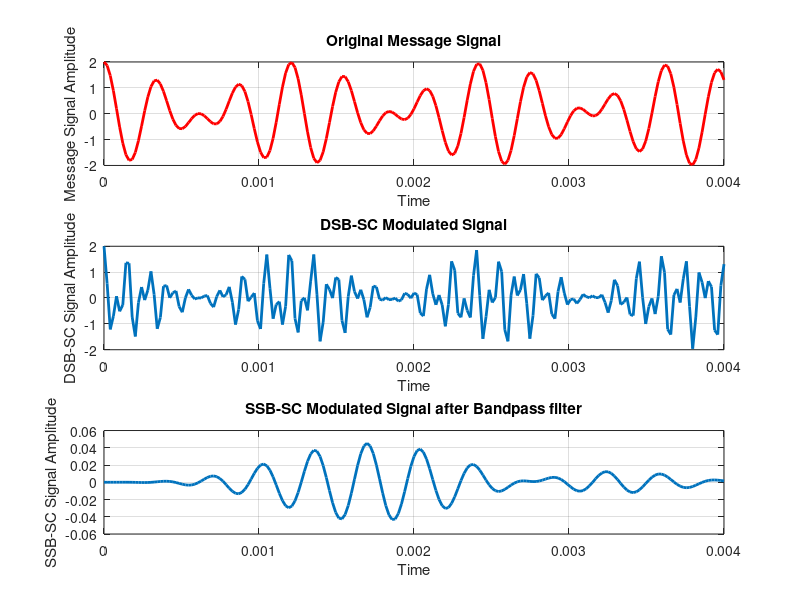
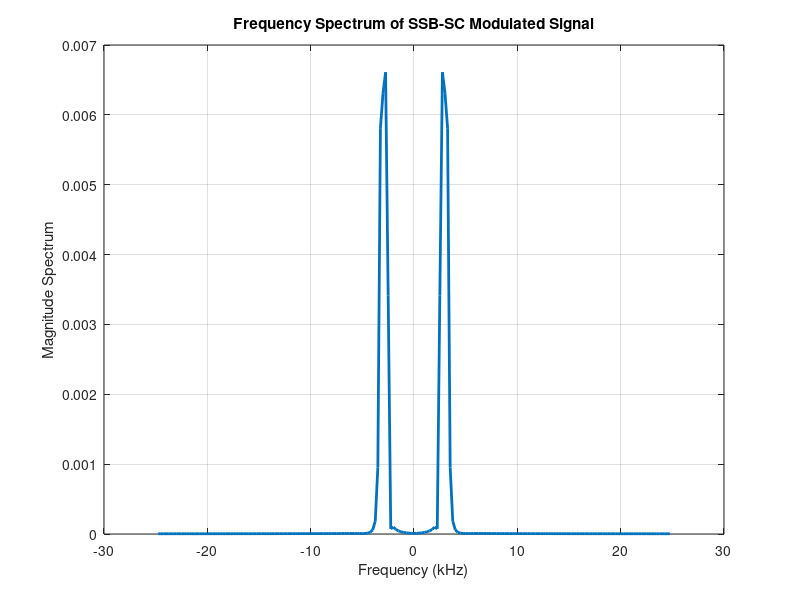

MATLAB code for these plots, in order:
clc; clear all; close all;
% Parameters
fm1 = 2.5e3;    % Frequency of message signal 1
fm2 = 3.3e3;    % Frequency of message signal 2
Fc = 1e6;       % Carrier frequency
Am = 1;         % Amplitude of message signal
T = 1 / min(fm1, fm2);  % Minimum period between message signals
Fs = 15 * max(fm1, fm2); % Sampling frequency
t = 0:1/Fs:10*T; % Time vector
N = length(t);  % Length of the signal
% Message signal generation
sigx = Am * cos(2*pi*fm1*t) + Am * cos(2*pi*fm2*t);
% Carrier signal
ct = cos(2*pi*Fc*t);
% DSB-SC modulation
dsbsc = sigx .* ct;
% Butterworth bandpass filter design
[b, a] = butter(6, [fm1,fm2]/(Fs/2)); % 6th order Butterworth filter
% Filter the DSB-SC modulated signal
filtered_signal = filter(b, a, dsbsc);
% Plotting
figure;
subplot(3,1,1);
plot(t, sigx, 'r', 'Linewidth', 2);
xlabel('Time'); ylabel('Message Signal Amplitude'); title('Original Message Signal'); grid on;
subplot(3,1,2);
plot(t, dsbsc, 'Linewidth', 2);
xlabel('Time'); ylabel('DSB-SC Signal Amplitude'); title('DSB-SC Modulated Signal'); grid on;
subplot(3,1,3);
plot(t, filtered_signal, 'Linewidth', 2);
xlabel('Time'); ylabel('SSB-SC Signal Amplitude'); title('SSB-SC Modulated Signal after Bandpass filter'); grid on;
% Frequency Domain Analysis
SigX = (1/N) * fftshift(fft(filtered_signal));
fr = linspace(-Fs/2, Fs/2, N);
figure
plot(fr/1000, abs(SigX), 'Linewidth', 2);
xlabel('Frequency (kHz)'); ylabel('Magnitude Spectrum'); title('Frequency Spectrum of SSB-SC Modulated Signal'); grid on
